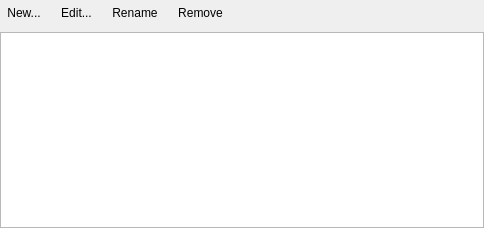
<?xml version="1.0" encoding="UTF-8"?>
<ui version="4.0">
 <class>QtGradientView</class>
 <widget class="QWidget" name="QtGradientView" >
  <property name="geometry" >
   <rect>
    <x>0</x>
    <y>0</y>
    <width>484</width>
    <height>228</height>
   </rect>
  </property>
  <property name="windowTitle" >
   <string>Gradient View</string>
  </property>
  <layout class="QVBoxLayout" >
   <property name="leftMargin" >
    <number>0</number>
   </property>
   <property name="topMargin" >
    <number>0</number>
   </property>
   <property name="rightMargin" >
    <number>0</number>
   </property>
   <property name="bottomMargin" >
    <number>0</number>
   </property>
   <item>
    <layout class="QHBoxLayout" >
     <item>
      <widget class="QToolButton" name="newButton" >
       <property name="sizePolicy" >
        <sizepolicy vsizetype="Minimum" hsizetype="Minimum" >
         <horstretch>0</horstretch>
         <verstretch>0</verstretch>
        </sizepolicy>
       </property>
       <property name="text" >
        <string>New...</string>
       </property>
       <property name="toolButtonStyle" >
        <enum>Qt::ToolButtonTextBesideIcon</enum>
       </property>
       <property name="autoRaise" >
        <bool>true</bool>
       </property>
      </widget>
     </item>
     <item>
      <widget class="QToolButton" name="editButton" >
       <property name="sizePolicy" >
        <sizepolicy vsizetype="Minimum" hsizetype="Minimum" >
         <horstretch>0</horstretch>
         <verstretch>0</verstretch>
        </sizepolicy>
       </property>
       <property name="text" >
        <string>Edit...</string>
       </property>
       <property name="toolButtonStyle" >
        <enum>Qt::ToolButtonTextBesideIcon</enum>
       </property>
       <property name="autoRaise" >
        <bool>true</bool>
       </property>
      </widget>
     </item>
     <item>
      <widget class="QToolButton" name="renameButton" >
       <property name="sizePolicy" >
        <sizepolicy vsizetype="Minimum" hsizetype="Minimum" >
         <horstretch>0</horstretch>
         <verstretch>0</verstretch>
        </sizepolicy>
       </property>
       <property name="text" >
        <string>Rename</string>
       </property>
       <property name="toolButtonStyle" >
        <enum>Qt::ToolButtonTextBesideIcon</enum>
       </property>
       <property name="autoRaise" >
        <bool>true</bool>
       </property>
      </widget>
     </item>
     <item>
      <widget class="QToolButton" name="removeButton" >
       <property name="sizePolicy" >
        <sizepolicy vsizetype="Minimum" hsizetype="Minimum" >
         <horstretch>0</horstretch>
         <verstretch>0</verstretch>
        </sizepolicy>
       </property>
       <property name="text" >
        <string>Remove</string>
       </property>
       <property name="toolButtonStyle" >
        <enum>Qt::ToolButtonTextBesideIcon</enum>
       </property>
       <property name="autoRaise" >
        <bool>true</bool>
       </property>
      </widget>
     </item>
     <item>
      <spacer>
       <property name="orientation" >
        <enum>Qt::Horizontal</enum>
       </property>
       <property name="sizeHint" stdset="0" >
        <size>
         <width>71</width>
         <height>26</height>
        </size>
       </property>
      </spacer>
     </item>
    </layout>
   </item>
   <item>
    <widget class="QListWidget" name="listWidget" />
   </item>
  </layout>
 </widget>
 <tabstops>
  <tabstop>listWidget</tabstop>
  <tabstop>newButton</tabstop>
  <tabstop>editButton</tabstop>
  <tabstop>renameButton</tabstop>
  <tabstop>removeButton</tabstop>
 </tabstops>
 <resources/>
 <connections/>
</ui>
